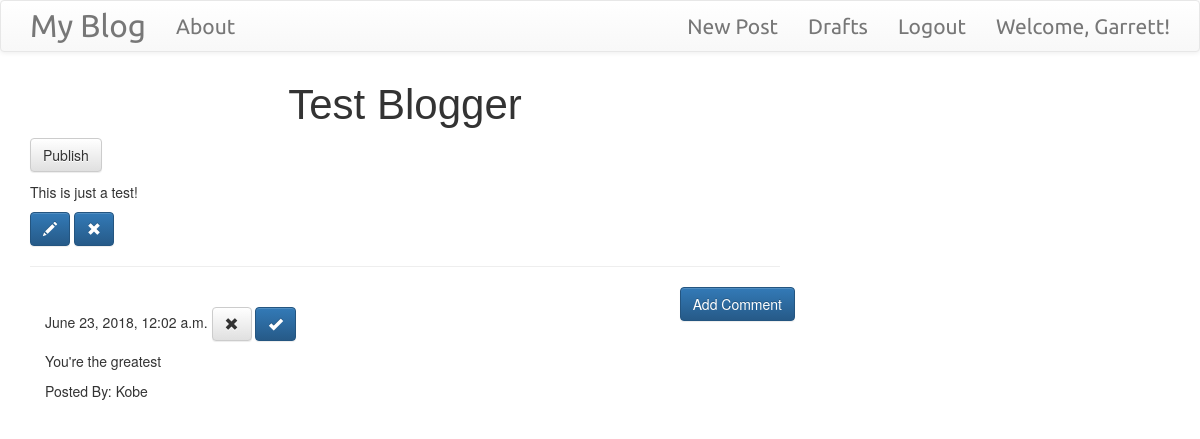
The app's page /post/7 (signed in) with its own data.
### blog/models.py (models this page shows, shortened)
class Post(models.Model):
    author = models.ForeignKey("auth.User", on_delete=models.CASCADE)
    title = models.CharField(max_length=200)
    text = models.TextField()
    created_date = models.DateTimeField(default=timezone.now)
    published_date = models.DateTimeField(blank=True, null=True)

class Comment(models.Model):
    post = models.ForeignKey('blog.Post', related_name='comments', on_delete=models.CASCADE)
    author = models.CharField(max_length=200)
    text = models.TextField()
    created_date = models.DateTimeField(default=timezone.now())
    approved_comment = models.BooleanField(default=False)

### blog/views.py (the view)
# urls.py: url(r'^post/(?P<pk>\d+)$', views.PostDetailView.as_view(), name='post_detail'),
class PostDetailView(DetailView):
    model = Post

### blog/templates/blog/post_detail.html
{% extends "blog/base.html" %}
{% block content %}
  <h1 class ="posttitle loader">{{post.title}}</h1>
  {% if post.published_date %}
    <div class="date postdate">
      {{post.published_date}}
    </div>
  {% else %}
    <a class ="btn btn-default" href="{% url 'post_publish' pk=post.pk %}">Publish</a>
  {% endif %}
  <p class ="postcontent">{{post.text|safe|linebreaksbr}}</p>
  {% if user.is_authenticated%}
    <a class ="btn btn-primary" href ="{% url 'post_edit' pk=post.pk %}">
      <span class ="glyphicon glyphicon-pencil"></span>
    </a>
    <a class ="btn btn-primary" href ="{% url 'post_remove' pk=post.pk %}">
      <span class ="glyphicon glyphicon-remove"></span>
    </a>
  {% endif %}
  <hr>
  <a class ="btn btn-primary btn-comment" href ="{% url 'add_comment_to_post' pk=post.pk %}">Add Comment</a>
  <div class="container">
    {% for comment in post.comments.all %}
    <br />
      {% if user.is_authenticated or comment.approved_comment %}
        {{comment.created_date}}
        {% if not comment.approved_comment %}
          <a class ="btn btn-default" href ="{% url 'comment_remove' pk=comment.pk %}">
            <span class ="glyphicon glyphicon-remove"></span>
          </a>
          <a class ="btn btn-primary" href ="{% url 'comment_approve' pk=comment.pk %}">
            <span class ="glyphicon glyphicon-ok"></span>
          </a>
        {% endif %}
        <p>{{comment.text|safe|linebreaks}}</p>
        <p>Posted By: {{comment.author}}</p>
      {% endif %}
      {% empty %}
      <p>No Comments!</p>
    {% endfor %}
  </div>
{% endblock%}

### blog/templates/blog/base.html (shortened to what this page needs)
<!DOCTYPE html>
{% load staticfiles %}
<html lang="en" dir="ltr">
  <head>
    <link rel="stylesheet" href="https://maxcdn.bootstrapcdn.com/bootstrap/3.3.7/css/bootstrap.min.css">
    <link rel="stylesheet" href="https://maxcdn.bootstrapcdn.com/bootstrap/3.3.7/css/bootstrap-theme.min.css">
    <link rel="stylesheet" href="//cdn.jsdelivr.net/medium-editor/latest/css/medium-editor.min.css" type="text/css" media="screen" charset="utf-8">
    <link rel="stylesheet" href="{% static 'css/style.css' %}">
  </head>
  <body class ="loader">
    <nav class="navbar navbar-default techfont custom-navbar">
      <div class="container">
        <ul class ="nav navbar-nav">
          <li><a class ="navbar-brand bigbrand" href ="{% url 'post_list' %}">My Blog</a></li>
          <li><a href ="{% url 'about' %}">About</a></li>
        </ul>
        <ul class ="nav navbar-nav navbar-right">
          {% if user.is_authenticated%}
            <li>
              <a href ="{% url 'post_new'%}">New Post</a>
            </li>
            <li>
              <a href ="{% url 'post_draft_list'%}">Drafts</a>
            </li>
            <li>
              <a href ="{% url 'logout'%}">Logout</a>
            </li>
            <li>
              <a>Welcome, {{user.username}}!</a>
            </li>
            {% else %}
            <li><a class="nav navbar-right" href ="{% url 'login' %}"><span class="glyphicon glyphicon-user"></span></a></li>
          {% endif %}
        </ul>
      </div>
    </nav>
    <div class="content container">
      <div class="row">
        <div class="col-md-8">
          <div class="blog_posts">
            {% block content %}
            {% endblock %}
          </div>
        </div>
      </div>
    </div>
  </body>
</html>

### blog/static/css/style.css (style rules this page uses)
.techfont { font-family: 'Ubuntu', sans-serif; font-size: 1.5em; margin-bottom: 10px; }
.bigbrand { font-size: 1.5em; }
.loader { filter:hue-rotate(0deg); color: linear-gradient(45deg,#0f8,#08f); animation:hue 5000ms infinite linear; }
.posttitle { font-family: 'Russo One', sans-serif; font-size: 3em; text-align: center; }
.postcontent { font-family: 'Monteserrat'; font-size: 1.5em; }
.btn-comment { position: absolute; right: 0px; }

### records on screen
Post: title "Test Blogger", text "This is just a test!"
Comment: created_date "June 23, 2018, 12:02 a.m.", approved_comment False (drawn), text "You're the greatest", author "Kobe"

### other values on screen
{{ user.username }} "Garrett"
